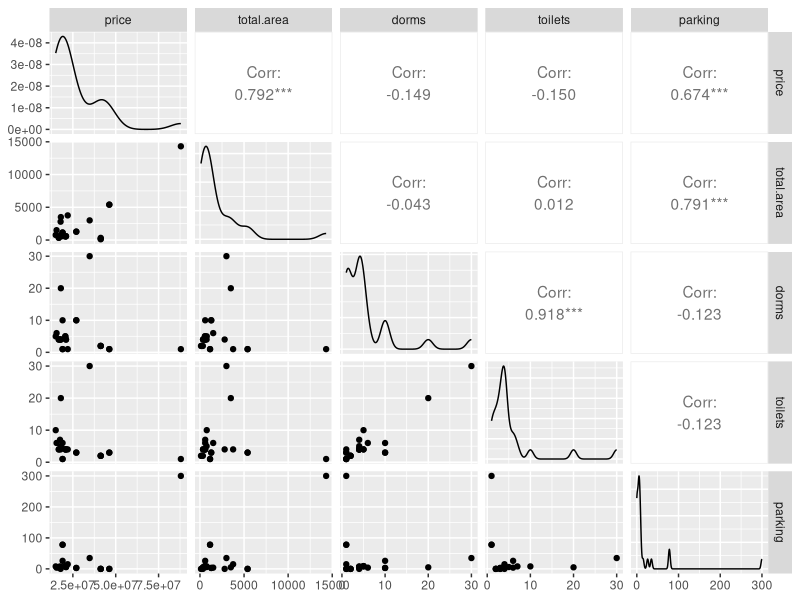
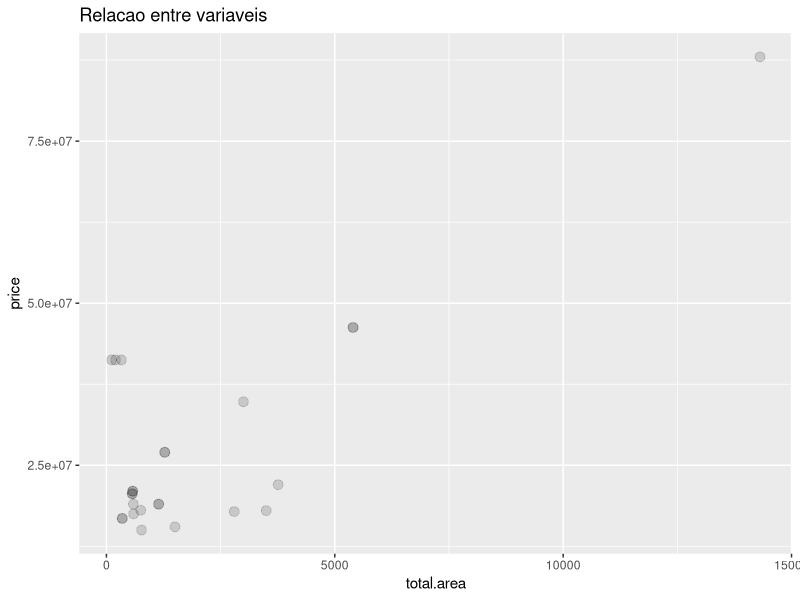

Write R code to recreate these figures, in order.
## ---- chunk 1
library(tidyverse)
library(knitr)
library(ggplot2)   # Fazer gráficos
library(GGally)    # Novo: análise de correlação
library(car)       # Novo: Indica a presença de multicolinearidade (calculo do VIF)
library(MASS)      # Novo: Selecionar variáveis
library(lmtest)    # Novo: Testes específicos de regressão

opts_chunk$set(echo = TRUE)

fonte <- read.csv("fonte.csv", sep = ";")
## ---- chunk 2
dados = fonte[,1:8] %>% filter(source == 'vivareal') %>% drop_na()

dados$source_id = NULL
dados$timestamp = NULL
dados$source = NULL
## ---- chunk 3
ggpairs(dados)
## ---- chunk 4
modelo1 = lm(price ~ total.area + dorms
             + parking + toilets, data = dados)
kable(round(vif(modelo1),2), caption = "VIF com todas as variáveis")
## ---- chunk 5
# Removendo toilets
modelo2 = lm(price ~ total.area + dorms
             + parking, data = dados)
kable(round(vif(modelo2),2), caption = "VIF sem toilets")
## ---- chunk 6
selecao = stepAIC(modelo2, direction = "backward")
## ---- chunk 7
modelo3 = lm(selecao$call, data = dados)

resultado = summary(modelo3)

kable(round(resultado$coefficients,2), caption = "Resultados finais")
## ---- chunk 8
dados <- fonte[,1:8] %>% filter(source == 'vivareal') %>% drop_na()

x = fonte$total.area
y = fonte$price
ggplot(dados, aes(x = total.area, y = price)) +
  geom_point(alpha = 0.15, size = 3) +
  labs(title = "Relacao entre variaveis")

